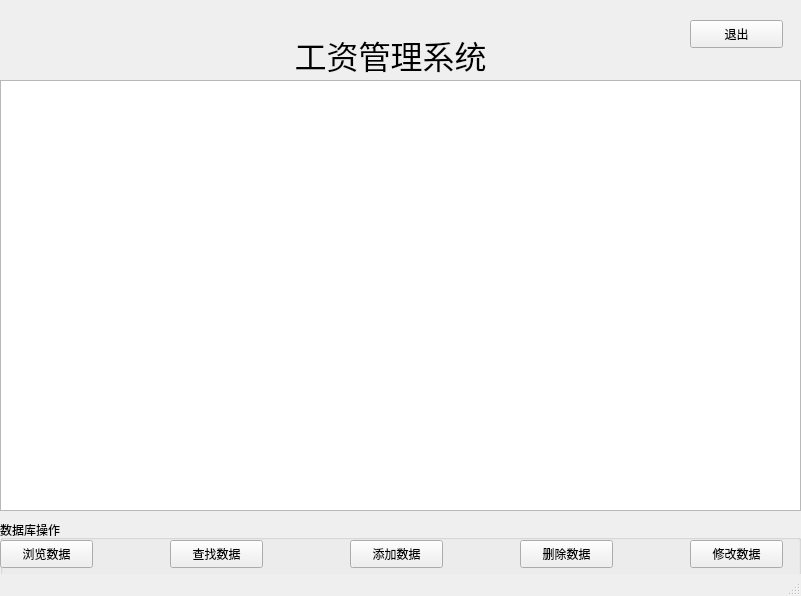
<?xml version="1.0" encoding="UTF-8"?>
<ui version="4.0">
 <class>MainWindow</class>
 <widget class="QMainWindow" name="MainWindow">
  <property name="geometry">
   <rect>
    <x>0</x>
    <y>0</y>
    <width>801</width>
    <height>596</height>
   </rect>
  </property>
  <property name="windowTitle">
   <string>工资管理系统</string>
  </property>
  <widget class="QWidget" name="centralwidget">
   <widget class="QGroupBox" name="groupBox">
    <property name="geometry">
     <rect>
      <x>0</x>
      <y>520</y>
      <width>801</width>
      <height>81</height>
     </rect>
    </property>
    <property name="title">
     <string>数据库操作</string>
    </property>
    <widget class="QPushButton" name="pushButton">
     <property name="geometry">
      <rect>
       <x>0</x>
       <y>20</y>
       <width>93</width>
       <height>28</height>
      </rect>
     </property>
     <property name="text">
      <string>浏览数据</string>
     </property>
    </widget>
    <widget class="QPushButton" name="pushButton_2">
     <property name="geometry">
      <rect>
       <x>170</x>
       <y>20</y>
       <width>93</width>
       <height>28</height>
      </rect>
     </property>
     <property name="text">
      <string>查找数据</string>
     </property>
    </widget>
    <widget class="QPushButton" name="pushButton_3">
     <property name="geometry">
      <rect>
       <x>350</x>
       <y>20</y>
       <width>93</width>
       <height>28</height>
      </rect>
     </property>
     <property name="text">
      <string>添加数据</string>
     </property>
    </widget>
    <widget class="QPushButton" name="pushButton_4">
     <property name="geometry">
      <rect>
       <x>520</x>
       <y>20</y>
       <width>93</width>
       <height>28</height>
      </rect>
     </property>
     <property name="text">
      <string>删除数据</string>
     </property>
    </widget>
    <widget class="QPushButton" name="pushButton_6">
     <property name="geometry">
      <rect>
       <x>690</x>
       <y>20</y>
       <width>93</width>
       <height>28</height>
      </rect>
     </property>
     <property name="text">
      <string>修改数据</string>
     </property>
    </widget>
   </widget>
   <widget class="QLabel" name="label">
    <property name="geometry">
     <rect>
      <x>260</x>
      <y>-20</y>
      <width>261</width>
      <height>151</height>
     </rect>
    </property>
    <property name="font">
     <font>
      <family>宋体</family>
      <pointsize>24</pointsize>
     </font>
    </property>
    <property name="text">
     <string>&lt;html&gt;&lt;head/&gt;&lt;body&gt;&lt;p align=&quot;center&quot;&gt;工资管理系统&lt;/p&gt;&lt;/body&gt;&lt;/html&gt;</string>
    </property>
   </widget>
   <widget class="QTextBrowser" name="textBrowser">
    <property name="geometry">
     <rect>
      <x>0</x>
      <y>80</y>
      <width>801</width>
      <height>431</height>
     </rect>
    </property>
   </widget>
   <widget class="QPushButton" name="pushButton_5">
    <property name="geometry">
     <rect>
      <x>690</x>
      <y>20</y>
      <width>93</width>
      <height>28</height>
     </rect>
    </property>
    <property name="text">
     <string>退出</string>
    </property>
   </widget>
  </widget>
  <widget class="QStatusBar" name="statusbar"/>
 </widget>
 <resources/>
 <connections/>
</ui>
